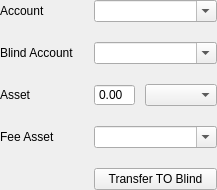
              <widget class="QWidget" name="blindPage1">
               <layout class="QFormLayout" name="formLayout_5">
                <property name="horizontalSpacing">
                 <number>20</number>
                </property>
                <property name="verticalSpacing">
                 <number>20</number>
                </property>
                <property name="leftMargin">
                 <number>0</number>
                </property>
                <property name="topMargin">
                 <number>0</number>
                </property>
                <property name="rightMargin">
                 <number>0</number>
                </property>
                <property name="bottomMargin">
                 <number>0</number>
                </property>
                <item row="0" column="0">
                 <widget class="QLabel" name="label">
                  <property name="text">
                   <string>Account</string>
                  </property>
                 </widget>
                </item>
                <item row="1" column="0">
                 <widget class="QLabel" name="label_15">
                  <property name="text">
                   <string>Blind Account</string>
                  </property>
                 </widget>
                </item>
                <item row="2" column="0">
                 <widget class="QLabel" name="label_20">
                  <property name="text">
                   <string>Asset</string>
                  </property>
                 </widget>
                </item>
                <item row="3" column="0">
                 <widget class="QLabel" name="blindFromFeeAssetLabel">
                  <property name="text">
                   <string>Fee Asset</string>
                  </property>
                 </widget>
                </item>
                <item row="4" column="1">
                 <widget class="QPushButton" name="blindFromTransfer">
                  <property name="text">
                   <string>Transfer TO Blind</string>
                  </property>
                 </widget>
                </item>
                <item row="2" column="1">
                 <layout class="QHBoxLayout" name="horizontalLayout_15">
                  <property name="spacing">
                   <number>10</number>
                  </property>
                  <item>
                   <widget class="QDoubleSpinBox" name="blindFromAmount">
                    <property name="minimumSize">
                     <size>
                      <width>0</width>
                      <height>20</height>
                     </size>
                    </property>
                    <property name="baseSize">
                     <size>
                      <width>0</width>
                      <height>20</height>
                     </size>
                    </property>
                    <property name="locale">
                     <locale language="C" country="AnyCountry"/>
                    </property>
                    <property name="buttonSymbols">
                     <enum>QAbstractSpinBox::NoButtons</enum>
                    </property>
                   </widget>
                  </item>
                  <item>
                   <widget class="QComboBox" name="blindFromAsset">
                    <property name="minimumSize">
                     <size>
                      <width>0</width>
                      <height>20</height>
                     </size>
                    </property>
                    <property name="baseSize">
                     <size>
                      <width>0</width>
                      <height>20</height>
                     </size>
                    </property>
                   </widget>
                  </item>
                 </layout>
                </item>
                <item row="0" column="1">
                 <widget class="QComboBox" name="blindFromAccount">
                  <property name="minimumSize">
                   <size>
                    <width>0</width>
                    <height>20</height>
                   </size>
                  </property>
                  <property name="baseSize">
                   <size>
                    <width>0</width>
                    <height>20</height>
                   </size>
                  </property>
                  <property name="editable">
                   <bool>true</bool>
                  </property>
                 </widget>
                </item>
                <item row="1" column="1">
                 <widget class="QComboBox" name="blindFromDestination">
                  <property name="minimumSize">
                   <size>
                    <width>0</width>
                    <height>20</height>
                   </size>
                  </property>
                  <property name="baseSize">
                   <size>
                    <width>0</width>
                    <height>20</height>
                   </size>
                  </property>
                  <property name="editable">
                   <bool>true</bool>
                  </property>
                 </widget>
                </item>
                <item row="3" column="1">
                 <widget class="QComboBox" name="blindFromFeeAsset">
                  <property name="minimumSize">
                   <size>
                    <width>0</width>
                    <height>20</height>
                   </size>
                  </property>
                  <property name="baseSize">
                   <size>
                    <width>0</width>
                    <height>20</height>
                   </size>
                  </property>
                  <property name="editable">
                   <bool>true</bool>
                  </property>
                 </widget>
                </item>
               </layout>
              </widget>
